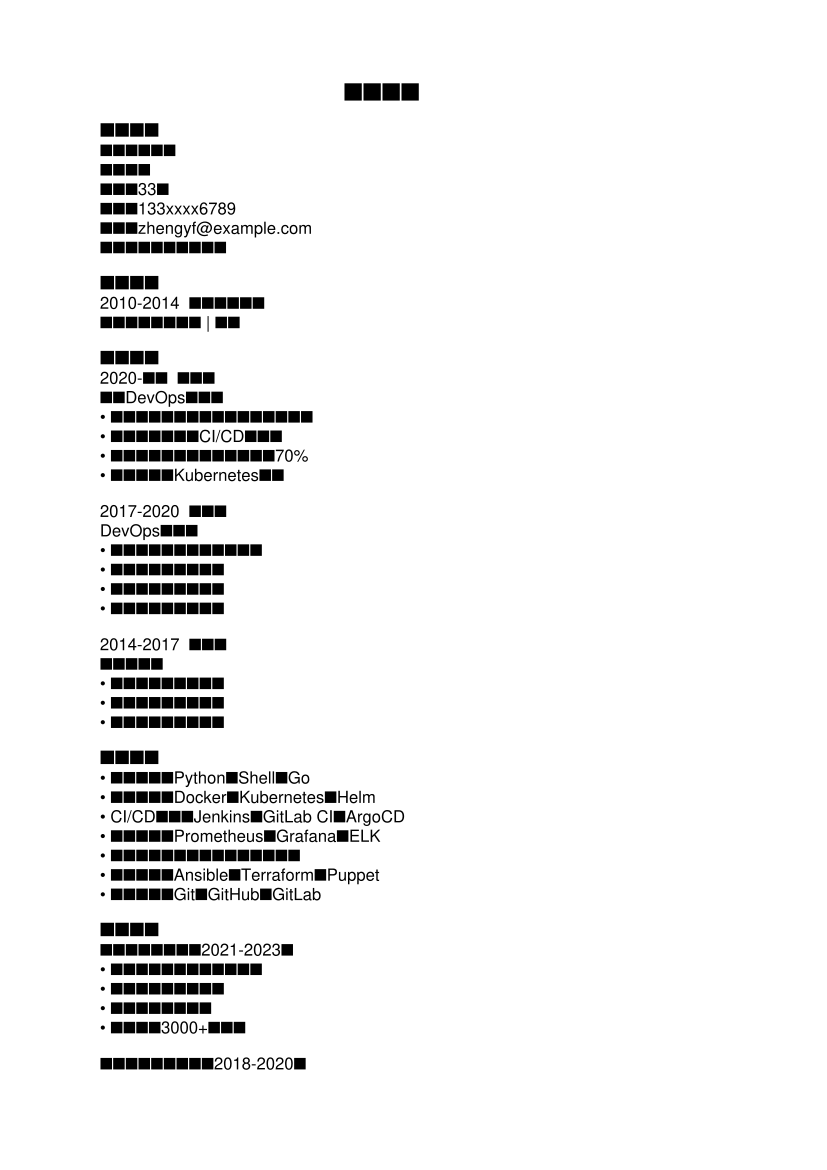

Reproduce this figure in Python.
from reportlab.pdfgen import canvas
from reportlab.lib.pagesizes import A4
from reportlab.pdfbase import pdfmetrics
from reportlab.lib.units import inch
import os

def create_resume(filename, content):
    c = canvas.Canvas(filename, pagesize=A4)
    width, height = A4
    
    # 设置中文字体
    c.setFont("Helvetica", 12)
    
    # 写入内容
    y = height - inch
    for line in content.split('\n'):
        if not line.strip():
            y -= 12
            continue
        if line.startswith('个人简历'):
            c.setFont("Helvetica-Bold", 18)
            c.drawString(width/2 - 50, y, line)
            c.setFont("Helvetica", 12)
        elif any(line.startswith(section) for section in ['基本信息', '教育背景', '工作经验', '专业技能', '项目经验', '证书', '自我评价']):
            c.setFont("Helvetica-Bold", 14)
            c.drawString(inch, y, line)
            c.setFont("Helvetica", 12)
        else:
            c.drawString(inch, y, line)
        y -= 14
        if y < inch:
            c.showPage()
            y = height - inch
    
    c.save()

# DevOps工程师简历内容
content = """个人简历

基本信息
姓名：郑云峰
性别：男
年龄：33岁
电话：133xxxx6789
邮箱：zhengyf@example.com
现居地：深圳市南山区

教育背景
2010-2014  华中科技大学
计算机科学与技术 | 本科

工作经验
2020-至今  腾讯云
高级DevOps工程师
• 负责云原生平台的自动化部署和运维
• 设计实现容器化CI/CD流水线
• 优化部署流程，部署时间缩短70%
• 管理和优化Kubernetes集群

2017-2020  华为云
DevOps工程师
• 开发自动化运维工具和脚本
• 构建微服务监控系统
• 实现自动化测试框架
• 管理多环境部署流程

2014-2017  金山云
运维工程师
• 负责系统运维和监控
• 实现自动化部署脚本
• 参与容器化转型项目

专业技能
• 编程语言：Python，Shell，Go
• 容器技术：Docker，Kubernetes，Helm
• CI/CD工具：Jenkins，GitLab CI，ArgoCD
• 监控工具：Prometheus，Grafana，ELK
• 云平台：腾讯云，华为云，阿里云
• 配置管理：Ansible，Terraform，Puppet
• 版本控制：Git，GitHub，GitLab

项目经验
腾讯云原生平台（2021-2023）
• 设计实现全自动化部署平台
• 开发多集群管理系统
• 实现灰度发布功能
• 支持每日3000+次部署

华为云微服务平台（2018-2020）
• 构建微服务监控体系
• 实现自动化运维平台
• 开发容器管理系统
• 管理超过1000个容器节点

证书
• Kubernetes管理员认证（CKA）
• AWS解决方案架构师认证
• 腾讯云高级架构师认证
• Docker认证工程师

自我评价
• 7年DevOps和自动化部署经验
• 精通云原生技术和自动化工具
• 具有大规模集群管理经验
• 良好的问题排查和解决能力"""

if __name__ == '__main__':
    output_dir = os.path.dirname(__file__)
    create_resume(os.path.join(output_dir, 'devops_engineer.pdf'), content)
